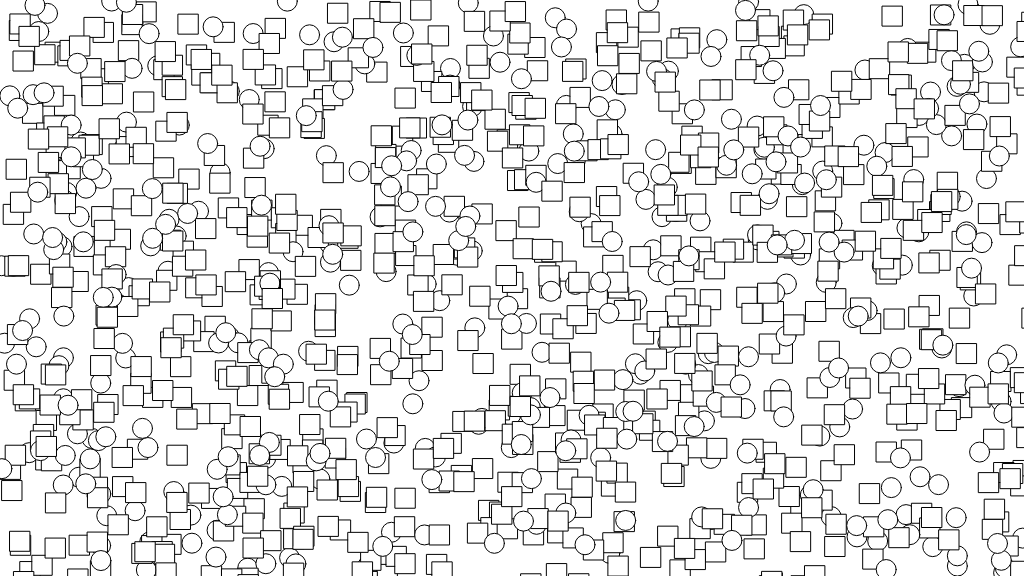
Frame 1 (no input)
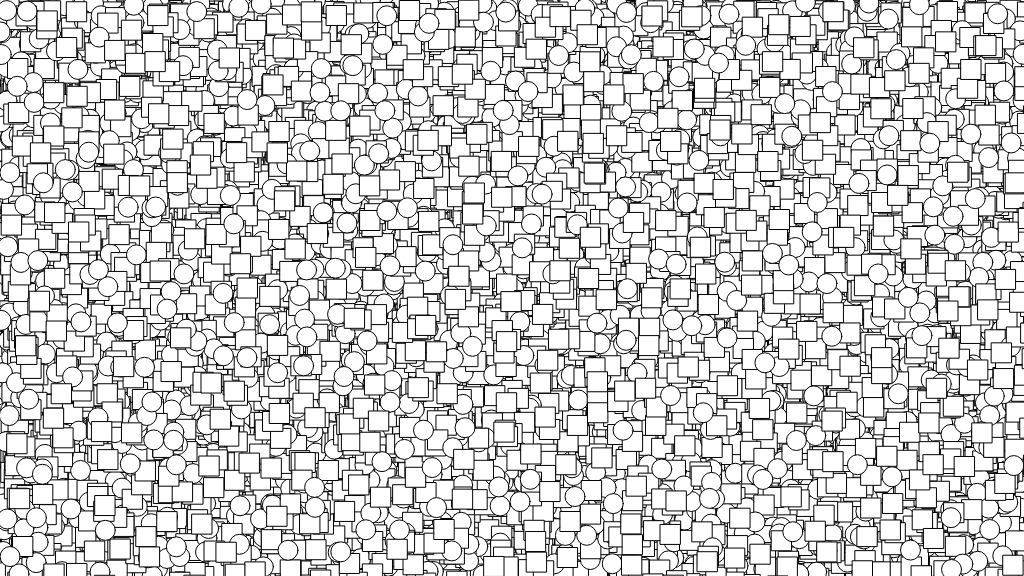
Frame 60 (no input)
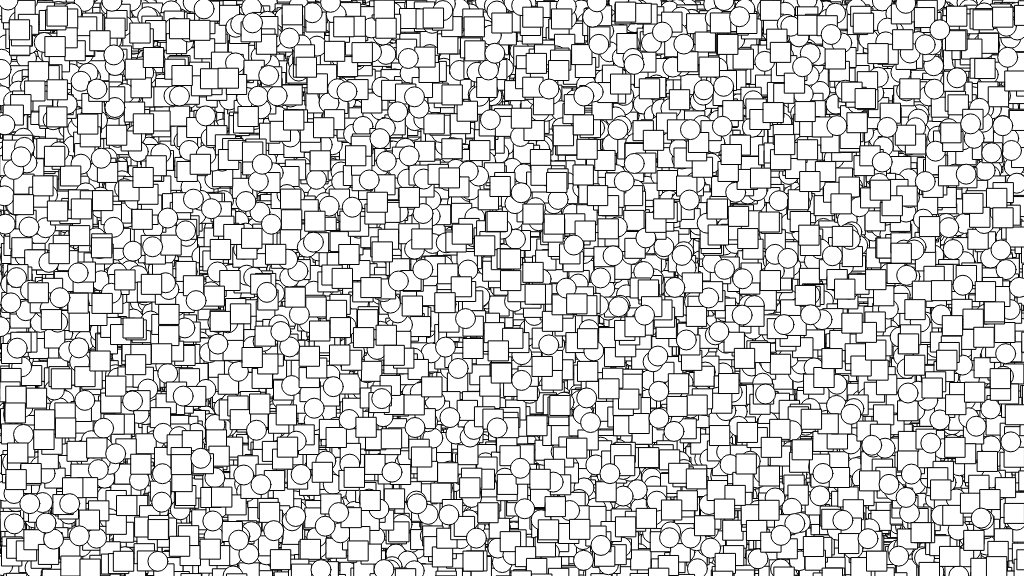
Frame 120 (the mouse pressed at the canvas centre since frame 60)

The p5.js sketch that drew these frames (run headless with seeded random() and noise() and a simulated clock; from frame 60 on, the mouse is pressed at the canvas centre):

// p5.js sketch
// ── sketch.js
function setup() {
    createCanvas(1024, 576);

}

function draw() {
    for(var i = 0; i < 1000; i++){
        if( i < 200){
          ellipse(random(width), random(height), 20, 20);    
        }else{
          rect(random(width), random(height), 20, 20);    
        }
        
        if(i >= 800){
          ellipse(random(width), random(height), 20, 20);
        }
      }
      
}
